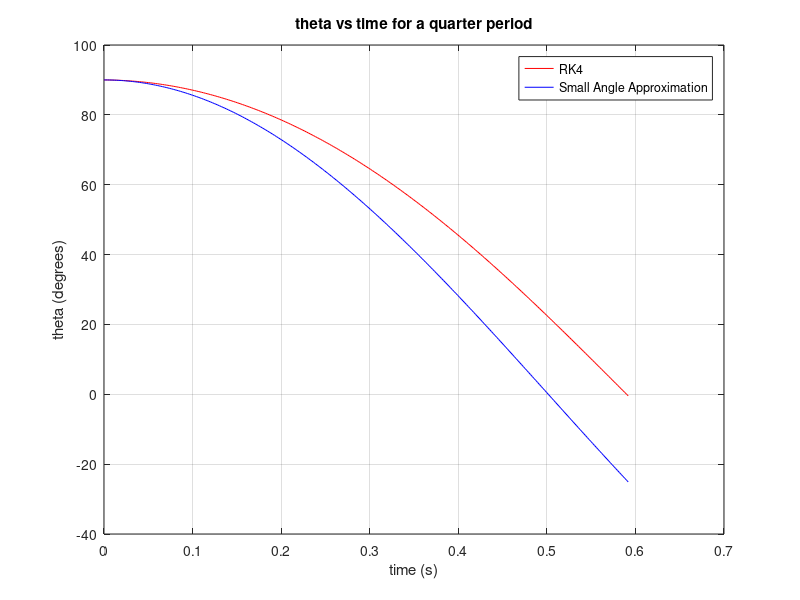

Reproduce this figure in MATLAB.
m=dlmread("data.csv");
t=m(2:end,1);
rk=m(2:end,2);
sa=m(2:end,3);
plot(t,rk,"r",t,sa,"b");
grid on;
title("theta vs time for a quarter period")
xlabel("time (s)");
ylabel("theta (degrees)");
legend("RK4","Small Angle Approximation");
